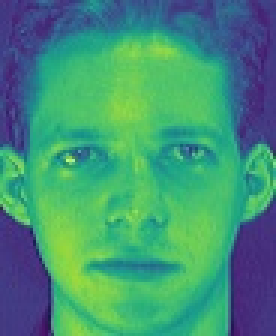
#> input picture att_faces/s1/1.jpg, 92 x 112 px (shown 3 times larger); its folder holds 3 pictures in this run; the run also reads 1 picture not shown here
$ python load_training_image.py
#> lines starting #> are read from the running program, lines starting #| are printed output that depends on the picture
# -*- coding: utf-8 -*-
"""
Created March 1, 2019
@author: Erik Morales;
@Description: Load all data for face recognition application;
"""

import os
import glob
import matplotlib.pyplot as plt
import matplotlib.image as mpimg
import numpy as np
import re
import cv2

class LoadTrainingImage:
    def __init__(self, path, classes):
        self.path = path;
        self.classes = classes;
        self.image_list = []
        self.label_list = []
        self.image_data = []
        self.label_data = []
        self.default_image_width = 28 #Default value;
        self.default_image_height = 28 #Default value;

    def print_path(self):
        print(self.path);
        print(self.image_list);
        print(self.label_list);
        print(self.image_data)
        print(self.label_data)
        print(self.default_image_width)
        print(self.default_image_height)
        print("Info: Printing finished.")

    def next_batch(self, batch_size):
        batch_data = [];
        batch_target = [];

        if (batch_size <= 0):
            print("Error: batch size must be bigger than 0.")
            return batch_data, batch_target

        train_data = self.image_data;
        train_target = self.label_data;
        index = [ i for i in range(0,len(train_target)) ]
        np.random.shuffle(index);
        for i in range(0,batch_size):
            batch_data.append(train_data[index[i]]);
            batch_target.append(train_target[index[i]])

#        temp = np.array(batch_data)
#        print(temp)
        return batch_data, batch_target

    def show_example(self, index):
        image_list_len = len(self.image_list)
        if (index >= len(self.image_list)):
            print("Error: Current index is %d but image_list size is %d."%(index, image_list_len));
            return

        #Show one of the image as the example;
        image_example = index;
        print("Info: Show one image(index %d) as an example."%image_example)
        test_image = self.image_list[image_example];
        img = mpimg.imread(test_image) #
        img.shape
        plt.imshow(img)
        plt.axis('off')
        plt.show()

    def one_hot(self, classes, index):
        if (classes<=0 or index<0):
            print("Error: %d or %d should be all large than 0"%(classes, index))
        if (classes <= index):
            print("Error: classes %d should be larger than index %d"%(classes, index))

        data = [0 for i in range(classes)]
        data[index] = 1
        ret_data = np.array(data)
        return ret_data;

    def load(self, display):
#> called with display = 0
        classes = self.classes;
        path = self.path;

        #Step 1 - Load all image names to image_list;
        #        Load all image labels to label_list;
        filepaths=[os.path.join(path,"s%d"%i)for i in range (1,classes+1)]#
        for one_folder in filepaths:
            print("Info: Start to load files in %s folder."%one_folder);
            for filename in glob.glob(one_folder+'/*.jpg'):
                self.image_list.append(os.path.join(filename))#
                temp_str = one_folder.split('\\');
                length = len(temp_str);
                self.label_list.append(temp_str[length-1])#
#> pass 2 of the loop in load, `for one_folder in filepaths:`:
#> pass 3 of the loop in load, `for one_folder in filepaths:`:
#> the loop made 40 passes; the first 3 are shown
        print("Info: Load %d images from %d folders successfully."%(len(self.image_list), len(filepaths)));

        #Step 2 - Read image and store pixel data into image_data;
        #         Load image labels to label_data;
        for index in range(len(self.image_list)):

            #Save data to iamge_data and label_data; These data is for tensorflow training;
            image_name = self.image_list[index];


            img_color = cv2.imread(image_name)
#> img_color is the input picture: shape (112, 92, 3); mean B, G, R 118.5, 146.6, 66.3
            img_gray = cv2.cvtColor(img_color, cv2.COLOR_BGR2GRAY)
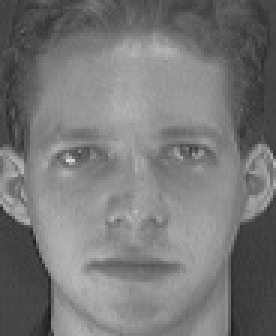
#> img_gray: shape (112, 92) (shown 3 times larger); min 28, max 219, mean 119.4
            img_size = img_gray.shape
#> img_size = (112, 92)

            img_gray_1d = np.array(img_gray).reshape(img_size[0]*img_size[1]);
#> img_gray_1d = 10304 values, max 219 at index 4898, min 28 at index 9676, mean 119.4
            self.image_data.append(img_gray_1d)

            #Convert folder name from string to int, the face name only contains digital number from folder name;
            #For example, folder name is string S5, then face name for that folder is int 5;
            folder_name = self.label_list[index]
            face_name =  re.findall("\d+", folder_name)[0]

            d0 = self.one_hot(classes, (int)(face_name) - 1) #The folder start from S1, so we should substract 1;
            self.label_data.append(d0)

            #Check images size is same or not; Comparing with first image;
            if (index == 0):
                #Update default value based on first image's size;
                self.default_image_width = img_size[0]
#> self.default_image_width = 112
                self.default_image_height = img_size[1]
#> self.default_image_height = 92
            else:
                image_width = img_size[0]
                image_height = img_size[1]
                if (image_width!=self.default_image_width or image_height!=self.default_image_height):
                    print("Error: Image %s, current size is (%d,%d), desired size is (%d,%d)"%
                          (image_name, image_width, image_height, self.default_image_width, self.default_image_height));
                    break;

            #Display images according to user input;
            if (display == 1):
                plt.imshow(img_gray)
                plt.axis('on')
                plt.show()
                print("Info: Show converted gray image %s."%image_name)
#> pass 2 of the loop in load, `for index in range(len(self.image_list)):`:
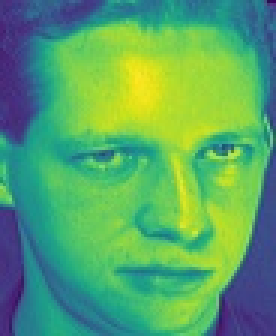
#> input picture att_faces/s1/10.jpg, 92 x 112 px (shown 3 times larger)
#> in load, img_color is the input picture: shape (112, 92, 3); mean B, G, R 104.6, 164.8, 88.2
#> in load, `img_gray = cv2.cvtColor(img_color, cv2.COLOR_BGR2GRAY)`:
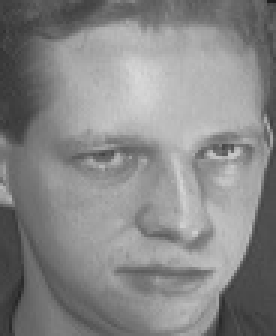
#> img_gray: shape (112, 92) (shown 3 times larger); min 29, max 216, mean 135
#> img_gray_1d = 10304 values, max 216 at index 2346, min 29 at index 91, mean 135
#> pass 3 of the loop in load, `for index in range(len(self.image_list)):`:
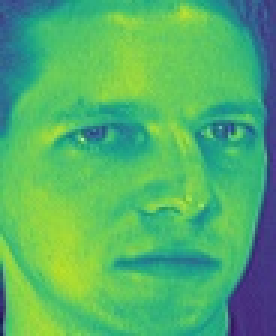
#> input picture att_faces/s1/2.jpg, 92 x 112 px (shown 3 times larger)
#> in load, img_color is the input picture: shape (112, 92, 3); mean B, G, R 106.1, 178.7, 81.7
#> in load, `img_gray = cv2.cvtColor(img_color, cv2.COLOR_BGR2GRAY)`:
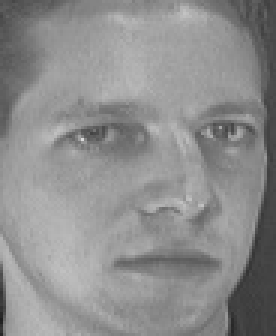
#> img_gray: shape (112, 92) (shown 3 times larger); min 30, max 218, mean 141.4
#> img_gray_1d = 10304 values, max 218 at index 4259, min 30 at index 9752, mean 141.4
#> the loop made 4 passes; the first 3 are shown

        self.show_example(2)
#> in show_example, `image_list_len = len(self.image_list)`: image_list_len = 4
#> in show_example, `img = mpimg.imread(test_image)`:
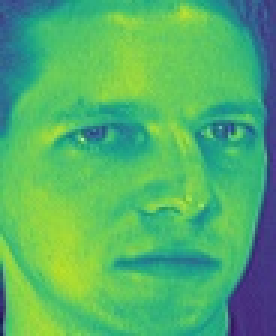
#> img: shape (112, 92, 3) (shown 3 times larger); mean R, G, B 81.7, 178.7, 106.1

if __name__=='__main__':
    path = ".\\att_faces"
    classes = 40
    display = 0
    face_time = LoadTrainingImage(path, classes)
    face_time.load(display)
#    face_time.print_path()
    batch = face_time.next_batch(10)
#> (the run stopped early here; a loop or call above may not have finished)
